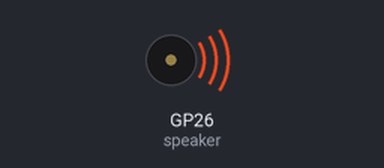
Bench run of a program on a simulated Raspberry Pi Pico running CircuitPython. Shown: buzzer (waves = sounding).

Above: at 0.5 s.
Timing chart, 0 to 4.6 s (numbered marks = the images above):
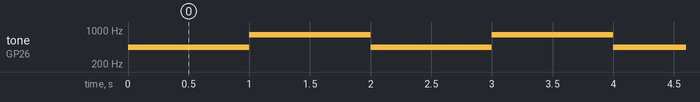

Measured:
- by itself, tone on GP26 (speaker): alternates 800 Hz for 1.0 s and 440 Hz for 1.0 s

The program:

tonepwmio.py
```python
import time
import pwmio
import board

speaker = pwmio.PWMOut(board.GP26, frequency=440, duty_cycle=32768, variable_frequency = 1)
# initializer creates instance of pwmio class
# modify speaker.duty_cycle to change perceived volume
# duty cycle full PWM range is 0 to 65535. 65535 which would mean on all the time
# and not really oscillating

while True:
    speaker.frequency = 440
    time.sleep(1)
    speaker.frequency = 800
    time.sleep(1)
```
